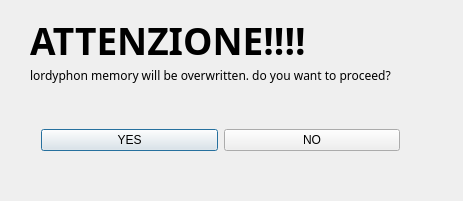
<?xml version="1.0" encoding="UTF-8"?>
<ui version="4.0">
 <class>QtSendDialog</class>
 <widget class="QDialog" name="QtSendDialog">
  <property name="geometry">
   <rect>
    <x>0</x>
    <y>0</y>
    <width>463</width>
    <height>201</height>
   </rect>
  </property>
  <property name="windowTitle">
   <string>QtSendDialog</string>
  </property>
  <widget class="QLabel" name="label">
   <property name="geometry">
    <rect>
     <x>30</x>
     <y>60</y>
     <width>391</width>
     <height>31</height>
    </rect>
   </property>
   <property name="font">
    <font>
     <family>Lucida Sans Typewriter</family>
    </font>
   </property>
   <property name="text">
    <string>lordyphon memory will be overwritten. do you want to proceed?</string>
   </property>
  </widget>
  <widget class="QWidget" name="horizontalLayoutWidget">
   <property name="geometry">
    <rect>
     <x>30</x>
     <y>100</y>
     <width>381</width>
     <height>81</height>
    </rect>
   </property>
   <layout class="QHBoxLayout" name="horizontalLayout">
    <item>
     <widget class="QPushButton" name="pushButton_YES">
      <property name="text">
       <string>YES</string>
      </property>
     </widget>
    </item>
    <item>
     <widget class="QPushButton" name="pushButton_NO">
      <property name="text">
       <string>NO</string>
      </property>
     </widget>
    </item>
   </layout>
  </widget>
  <widget class="QLabel" name="label_2">
   <property name="geometry">
    <rect>
     <x>30</x>
     <y>20</y>
     <width>381</width>
     <height>41</height>
    </rect>
   </property>
   <property name="font">
    <font>
     <family>Lucida Sans Typewriter</family>
     <pointsize>28</pointsize>
     <weight>75</weight>
     <bold>true</bold>
    </font>
   </property>
   <property name="text">
    <string>ATTENZIONE!!!!</string>
   </property>
  </widget>
 </widget>
 <layoutdefault spacing="6" margin="11"/>
 <resources/>
 <connections/>
</ui>
